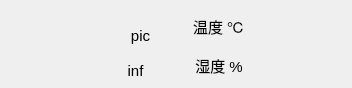
<?xml version="1.0" encoding="UTF-8"?>
<ui version="4.0">
 <class>WeatherInfo</class>
 <widget class="QWidget" name="WeatherInfo">
  <property name="geometry">
   <rect>
    <x>0</x>
    <y>0</y>
    <width>352</width>
    <height>88</height>
   </rect>
  </property>
  <property name="sizePolicy">
   <sizepolicy hsizetype="Minimum" vsizetype="Minimum">
    <horstretch>0</horstretch>
    <verstretch>0</verstretch>
   </sizepolicy>
  </property>
  <property name="font">
   <font>
    <pointsize>11</pointsize>
   </font>
  </property>
  <property name="windowTitle">
   <string>Form</string>
  </property>
  <widget class="QWidget" name="widget" native="true">
   <property name="geometry">
    <rect>
     <x>180</x>
     <y>10</y>
     <width>161</width>
     <height>71</height>
    </rect>
   </property>
   <layout class="QGridLayout" name="gridLayout_5">
    <item row="1" column="1">
     <widget class="QLabel" name="humidity_label">
      <property name="text">
       <string/>
      </property>
      <property name="alignment">
       <set>Qt::AlignCenter</set>
      </property>
     </widget>
    </item>
    <item row="1" column="0">
     <widget class="QLabel" name="label_7">
      <property name="sizePolicy">
       <sizepolicy hsizetype="Minimum" vsizetype="Minimum">
        <horstretch>0</horstretch>
        <verstretch>0</verstretch>
       </sizepolicy>
      </property>
      <property name="text">
       <string>湿度 %</string>
      </property>
      <property name="alignment">
       <set>Qt::AlignCenter</set>
      </property>
     </widget>
    </item>
    <item row="0" column="1">
     <widget class="QLabel" name="temper_label">
      <property name="text">
       <string/>
      </property>
      <property name="alignment">
       <set>Qt::AlignCenter</set>
      </property>
     </widget>
    </item>
    <item row="0" column="0">
     <widget class="QLabel" name="label_6">
      <property name="sizePolicy">
       <sizepolicy hsizetype="Minimum" vsizetype="Minimum">
        <horstretch>0</horstretch>
        <verstretch>0</verstretch>
       </sizepolicy>
      </property>
      <property name="text">
       <string>温度 ℃</string>
      </property>
      <property name="alignment">
       <set>Qt::AlignCenter</set>
      </property>
     </widget>
    </item>
   </layout>
  </widget>
  <widget class="QLabel" name="info_pic_label">
   <property name="geometry">
    <rect>
     <x>110</x>
     <y>10</y>
     <width>61</width>
     <height>51</height>
    </rect>
   </property>
   <property name="text">
    <string>pic</string>
   </property>
   <property name="alignment">
    <set>Qt::AlignCenter</set>
   </property>
  </widget>
  <widget class="QLabel" name="info_label">
   <property name="geometry">
    <rect>
     <x>100</x>
     <y>60</y>
     <width>71</width>
     <height>21</height>
    </rect>
   </property>
   <property name="text">
    <string>inf</string>
   </property>
   <property name="alignment">
    <set>Qt::AlignCenter</set>
   </property>
  </widget>
  <widget class="QLabel" name="city_label">
   <property name="geometry">
    <rect>
     <x>10</x>
     <y>20</y>
     <width>90</width>
     <height>46</height>
    </rect>
   </property>
   <property name="text">
    <string/>
   </property>
   <property name="alignment">
    <set>Qt::AlignCenter</set>
   </property>
  </widget>
 </widget>
 <resources/>
 <connections/>
</ui>
